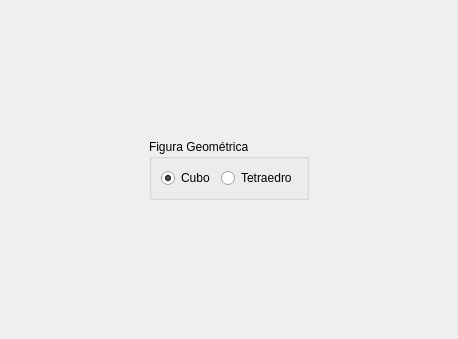
       <widget class="QWidget" name="tab">
        <attribute name="title">
         <string>Figuras simples</string>
        </attribute>
        <layout class="QHBoxLayout" name="horizontalLayout_2">
         <item>
          <layout class="QGridLayout" name="gridLayout">
           <item row="2" column="1">
            <spacer name="verticalSpacer_2">
             <property name="orientation">
              <enum>Qt::Vertical</enum>
             </property>
             <property name="sizeHint" stdset="0">
              <size>
               <width>20</width>
               <height>128</height>
              </size>
             </property>
            </spacer>
           </item>
           <item row="1" column="2">
            <spacer name="horizontalSpacer_2">
             <property name="orientation">
              <enum>Qt::Horizontal</enum>
             </property>
             <property name="sizeHint" stdset="0">
              <size>
               <width>138</width>
               <height>20</height>
              </size>
             </property>
            </spacer>
           </item>
           <item row="1" column="0">
            <spacer name="horizontalSpacer">
             <property name="orientation">
              <enum>Qt::Horizontal</enum>
             </property>
             <property name="sizeHint" stdset="0">
              <size>
               <width>138</width>
               <height>20</height>
              </size>
             </property>
            </spacer>
           </item>
           <item row="1" column="1">
            <widget class="QGroupBox" name="groupBox_2">
             <property name="title">
              <string>Figura Geométrica</string>
             </property>
             <layout class="QHBoxLayout" name="horizontalLayout">
              <item>
               <widget class="QRadioButton" name="radioButton">
                <property name="cursor">
                 <cursorShape>PointingHandCursor</cursorShape>
                </property>
                <property name="text">
                 <string>Cubo</string>
                </property>
                <property name="checked">
                 <bool>true</bool>
                </property>
                <property name="autoRepeat">
                 <bool>false</bool>
                </property>
                <property name="autoExclusive">
                 <bool>true</bool>
                </property>
               </widget>
              </item>
              <item>
               <widget class="QRadioButton" name="radioButton_2">
                <property name="cursor">
                 <cursorShape>PointingHandCursor</cursorShape>
                </property>
                <property name="text">
                 <string>Tetraedro</string>
                </property>
               </widget>
              </item>
             </layout>
            </widget>
           </item>
           <item row="0" column="1">
            <spacer name="verticalSpacer">
             <property name="orientation">
              <enum>Qt::Vertical</enum>
             </property>
             <property name="sizeHint" stdset="0">
              <size>
               <width>20</width>
               <height>128</height>
              </size>
             </property>
            </spacer>
           </item>
          </layout>
         </item>
        </layout>
       </widget>
